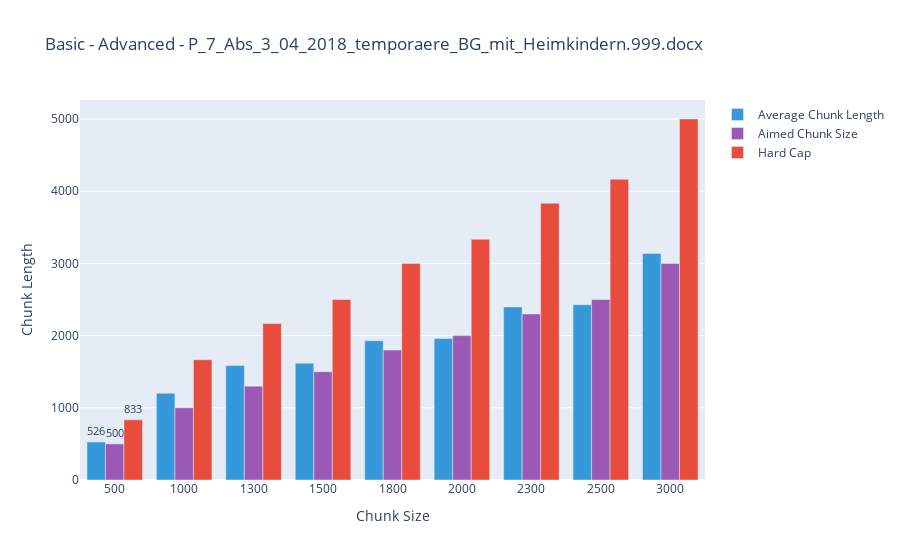
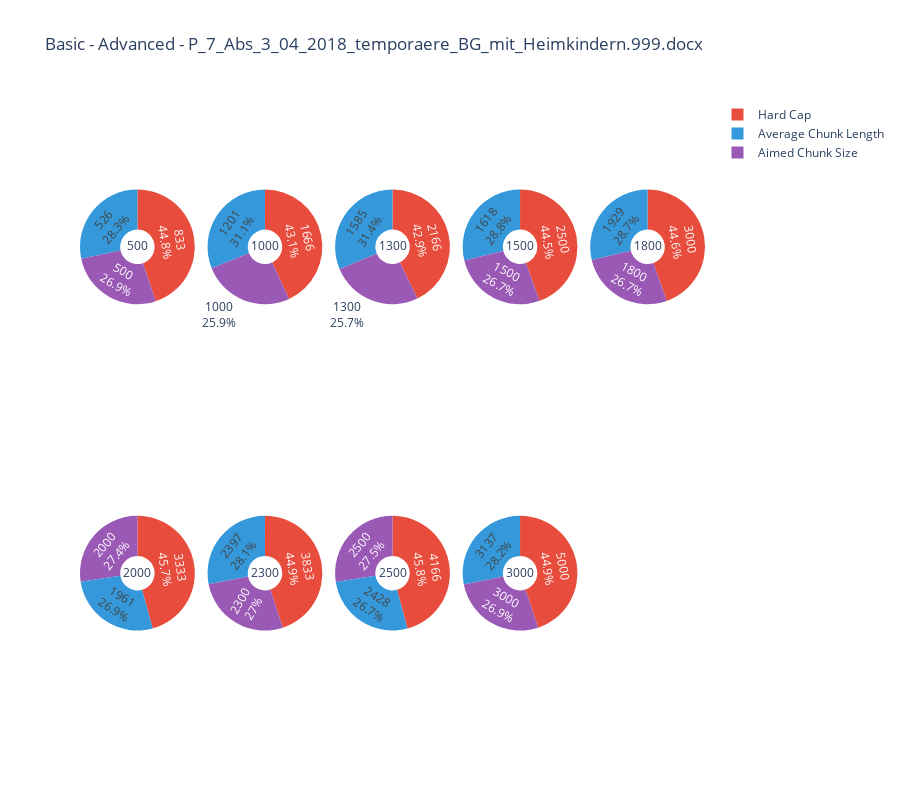

Notebook code cell kept with these figures, in order:
### Code cell
mode = MODES[1]
avg_len_dict = {mode: {file_name: {k: [v["average"], k, MAX_CHARACTERS[CHUNK_SIZES.index(k)]] for k, v in basic_len[mode][file_name].items()}}}
create_bar_chart_one_file(avg_len_dict, mode, file_name, method, y_axis_title="Chunk Length", categories_str=["Average Chunk Length", "Aimed Chunk Size", "Hard Cap"]).show()
create_pie_chart_one_file(avg_len_dict, mode, file_name, method, categories_str=["Average Chunk Length", "Aimed Chunk Size", "Hard Cap"]).show()

### Figure 1 — Plotly figure (JSON) as saved in the notebook; plotly's stock layout.template omitted (floating-point values rounded to 4 significant figures)
{"data": [{"marker": {"color": "#3498db"}, "name": "Average Chunk Length", "text": [526, 1201, 1585, 1618, 1929, 1961, 2397, 2428, 3137], "textposition": "outside", "type": "bar", "x": [500, 1000, 1300, 1500, 1800, 2000, 2300, 2500, 3000], "y": [526, 1201, 1585, 1618, 1929, 1961, 2397, 2428, 3137]}, {"marker": {"color": "#9b59b6"}, "name": "Aimed Chunk Size", "text": [500, 1000, 1300, 1500, 1800, 2000, 2300, 2500, 3000], "textposition": "outside", "type": "bar", "x": [500, 1000, 1300, 1500, 1800, 2000, 2300, 2500, 3000], "y": [500, 1000, 1300, 1500, 1800, 2000, 2300, 2500, 3000]}, {"marker": {"color": "#e74c3c"}, "name": "Hard Cap", "text": [833, 1666, 2166, 2500, 3000, 3333, 3833, 4166, 5000], "textposition": "outside", "type": "bar", "x": [500, 1000, 1300, 1500, 1800, 2000, 2300, 2500, 3000], "y": [833, 1666, 2166, 2500, 3000, 3333, 3833, 4166, 5000]}], "layout": {"barmode": "group", "title": {"text": "Basic - Advanced - P_7_Abs_3_04_2018_temporaere_BG_mit_Heimkindern.999.docx"}, "uniformtext": {"minsize": 8, "mode": "hide"}, "xaxis": {"tickvals": [500, 1000, 1300, 1500, 1800, 2000, 2300, 2500, 3000], "title": {"text": "Chunk Size"}, "type": "category"}, "yaxis": {"title": {"text": "Chunk Length"}}}}

### Figure 2 — Plotly figure (JSON) as saved in the notebook; plotly's stock layout.template omitted (floating-point values rounded to 4 significant figures)
{"data": [{"domain": {"column": 0, "row": 0}, "hole": 0.3, "labels": ["Average Chunk Length", "Aimed Chunk Size", "Hard Cap"], "marker": {"colors": ["#3498db", "#9b59b6", "#e74c3c"]}, "name": "500", "textinfo": "value+percent", "title": {"text": "500"}, "type": "pie", "values": [526, 500, 833]}, {"domain": {"column": 1, "row": 0}, "hole": 0.3, "labels": ["Average Chunk Length", "Aimed Chunk Size", "Hard Cap"], "marker": {"colors": ["#3498db", "#9b59b6", "#e74c3c"]}, "name": "1000", "textinfo": "value+percent", "title": {"text": "1000"}, "type": "pie", "values": [1201, 1000, 1666]}, {"domain": {"column": 2, "row": 0}, "hole": 0.3, "labels": ["Average Chunk Length", "Aimed Chunk Size", "Hard Cap"], "marker": {"colors": ["#3498db", "#9b59b6", "#e74c3c"]}, "name": "1300", "textinfo": "value+percent", "title": {"text": "1300"}, "type": "pie", "values": [1585, 1300, 2166]}, {"domain": {"column": 3, "row": 0}, "hole": 0.3, "labels": ["Average Chunk Length", "Aimed Chunk Size", "Hard Cap"], "marker": {"colors": ["#3498db", "#9b59b6", "#e74c3c"]}, "name": "1500", "textinfo": "value+percent", "title": {"text": "1500"}, "type": "pie", "values": [1618, 1500, 2500]}, {"domain": {"column": 4, "row": 0}, "hole": 0.3, "labels": ["Average Chunk Length", "Aimed Chunk Size", "Hard Cap"], "marker": {"colors": ["#3498db", "#9b59b6", "#e74c3c"]}, "name": "1800", "textinfo": "value+percent", "title": {"text": "1800"}, "type": "pie", "values": [1929, 1800, 3000]}, {"domain": {"column": 0, "row": 1}, "hole": 0.3, "labels": ["Average Chunk Length", "Aimed Chunk Size", "Hard Cap"], "marker": {"colors": ["#3498db", "#9b59b6", "#e74c3c"]}, "name": "2000", "textinfo": "value+percent", "title": {"text": "2000"}, "type": "pie", "values": [1961, 2000, 3333]}, {"domain": {"column": 1, "row": 1}, "hole": 0.3, "labels": ["Average Chunk Length", "Aimed Chunk Size", "Hard Cap"], "marker": {"colors": ["#3498db", "#9b59b6", "#e74c3c"]}, "name": "2300", "textinfo": "value+percent", "title": {"text": "2300"}, "type": "pie", "values": [2397, 2300, 3833]}, {"domain": {"column": 2, "row": 1}, "hole": 0.3, "labels": ["Average Chunk Length", "Aimed Chunk Size", "Hard Cap"], "marker": {"colors": ["#3498db", "#9b59b6", "#e74c3c"]}, "name": "2500", "textinfo": "value+percent", "title": {"text": "2500"}, "type": "pie", "values": [2428, 2500, 4166]}, {"domain": {"column": 3, "row": 1}, "hole": 0.3, "labels": ["Average Chunk Length", "Aimed Chunk Size", "Hard Cap"], "marker": {"colors": ["#3498db", "#9b59b6", "#e74c3c"]}, "name": "3000", "textinfo": "value+percent", "title": {"text": "3000"}, "type": "pie", "values": [3137, 3000, 5000]}], "layout": {"grid": {"columns": 5, "rows": 2}, "height": 800, "title": {"text": "Basic - Advanced - P_7_Abs_3_04_2018_temporaere_BG_mit_Heimkindern.999.docx"}, "uniformtext": {"minsize": 8, "mode": "hide"}}}
